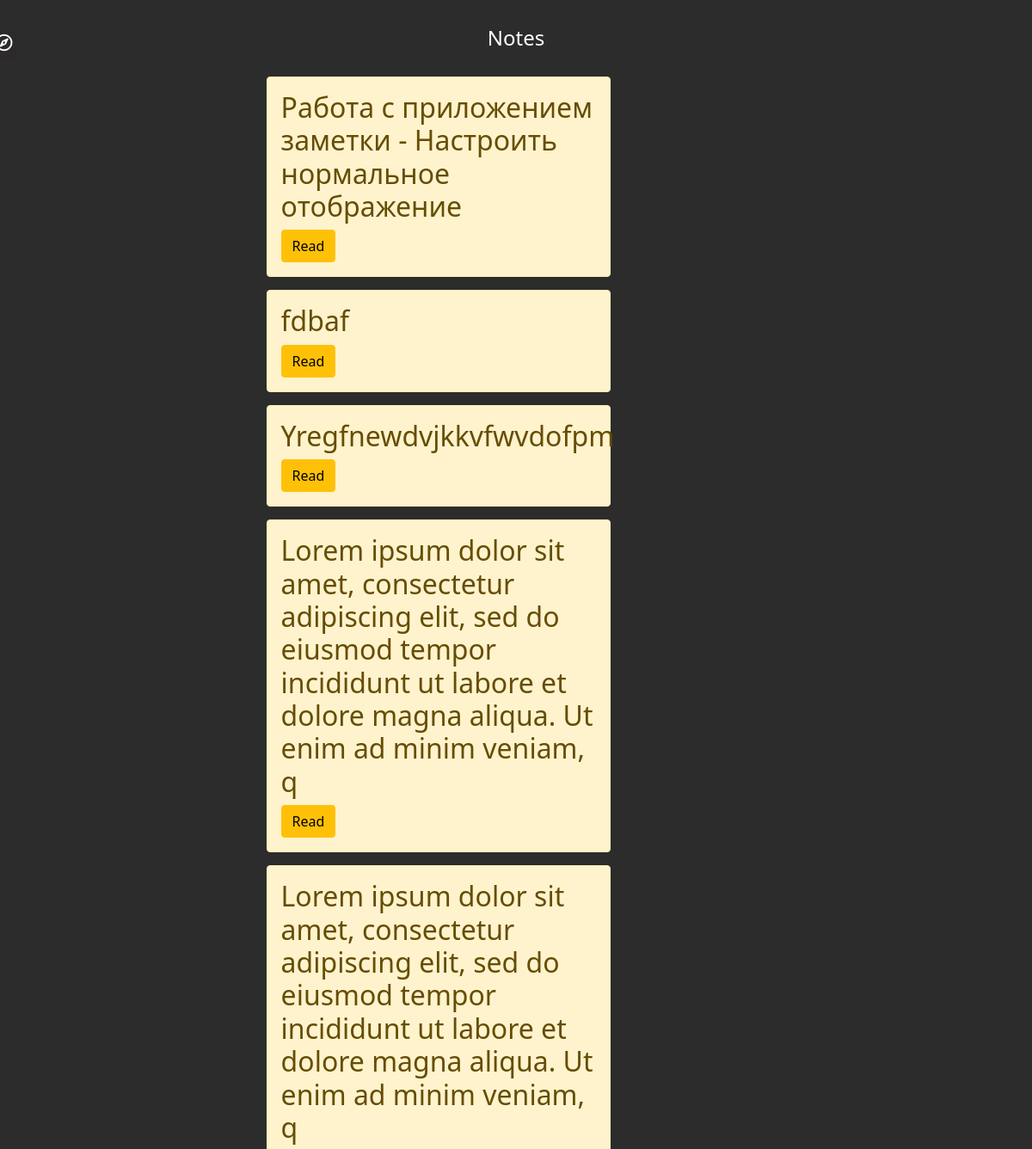
Before: /notes/ (upper part) with the older database file.
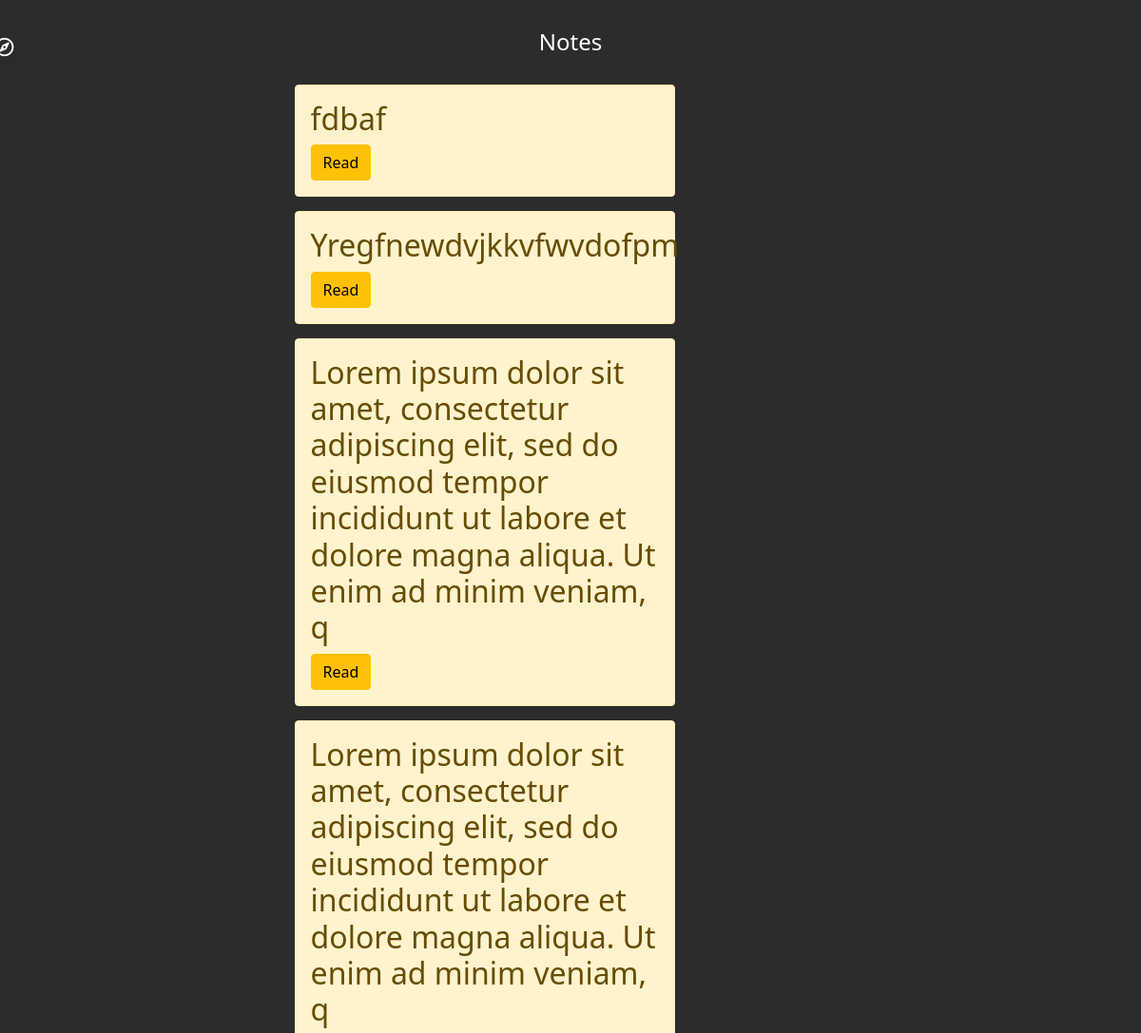
After: the same page with the newer database file.
### notes/models.py (models this page shows, shortened)
class Articles(models.Model):
    title = models.CharField('Title', max_length=150)
    full_text = models.TextField('Note', null=True)
    date = models.DateTimeField('Date of publication', null=True)
    class Meta:
        verbose_name = 'Note'
        verbose_name_plural = 'Notes'

### notes/views.py (the view)
# urls.py: path('', views.notes_home, name='notes_home'),
def notes_home(request):
    notes = Articles.objects.all()
    return render(request, 'notes/notes_home.html', {'notes': notes})

### notes/templates/notes/notes_home.html (shortened to what this page needs)
{% extends 'main/layout.html' %}
{% block content %}
    <div class="features">
        <h1>Notes</h1>
         {% if notes %}
            {% for el in notes %}
    </div>
    <div class="wrapper">
        <section class="alert alert-warning">
            <h2 class="notes__title">{{ el.title }}</h2>
            <div class="notes__items">
                <div class="notes__item">
                    <a href="{% url 'notes-detail' el.id %}" class="btn btn-warning"> Read</a>
                </div>
            </div>
        </section>
    </div>
            {% endfor %}
         {% else %}
            <p>У вас нет записей!</p>
         {% endif %}
{% endblock %}

### main/templates/main/layout.html (shortened to what this page needs)
{% load static %}
<!doctype html>
<html lang="en" xmlns="">
<head>
    <link rel="stylesheet" href="https://cdn.jsdelivr.net/npm/bootstrap@5.0.2/dist/css/bootstrap.min.css"/>
    <link rel="stylesheet" href="{% static 'main/css/main.css' %}">
    <link rel="stylesheet" href="https://use.fontawesome.com/releases/v5.8.2/css/all.css">
</head>
<body>
  <div id="slide_lft">
  <i class="far fa-compass"></i>
  </div>
    <main>
        {% block content %}
        {% endblock %}
    </main>
</body>
</html>

### main/static/main/css/main.css (style rules this page uses)
body { background: #2c2c2c; padding: 0px 1.2em; }
#slide_lft { position: fixed; top: 30px; left: -10px; -webkit-transition-duration: 0.4s; -moz-transition-duration: 0.4s; -o-transition-duration: 0.4s; transition-duration: 0.4s; background: #2C2A2A; color: #fff; padding: 5px; font-size: 20px; z-index: 2; }
main .features { margin-top: 30px; color: #fff; text-align: center; width: 100%; }
main .features h1 { font-size: 1.5rem; }
.alert-warning { clear: both; width: 400px; text-align: left; margin: 5px 25%; z-index: 1; }
.wrapper { display: grid; min-height: 10vh; grid-template: minmax(10px, auto) 1fr minmax(5px, auto) / 1fr; }
h1 { color: #fff; text-align: center; margin: 15px 0px 25px 0px; }

### main/templates/main/layout.html (style rules this page uses)
a { text-decoration: none; }

Changed rows visible on the page:
removed Articles: title "Работа с приложением заметки - Настроить нормальное отображение"
